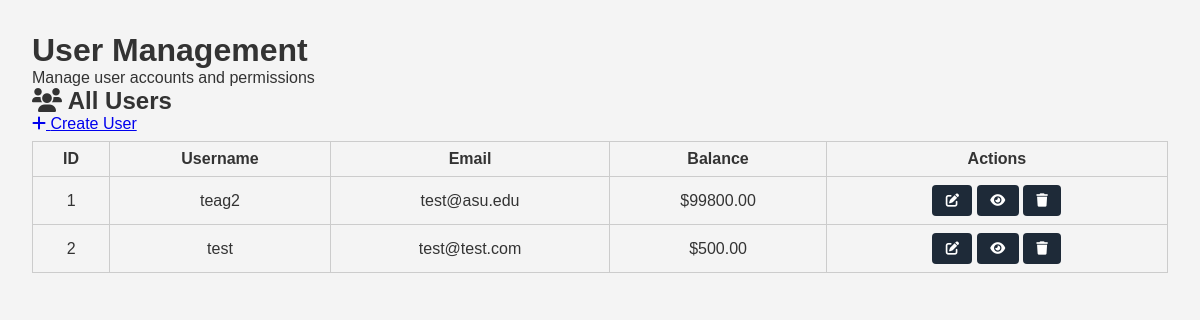
Before: /admin/users with the older database file.
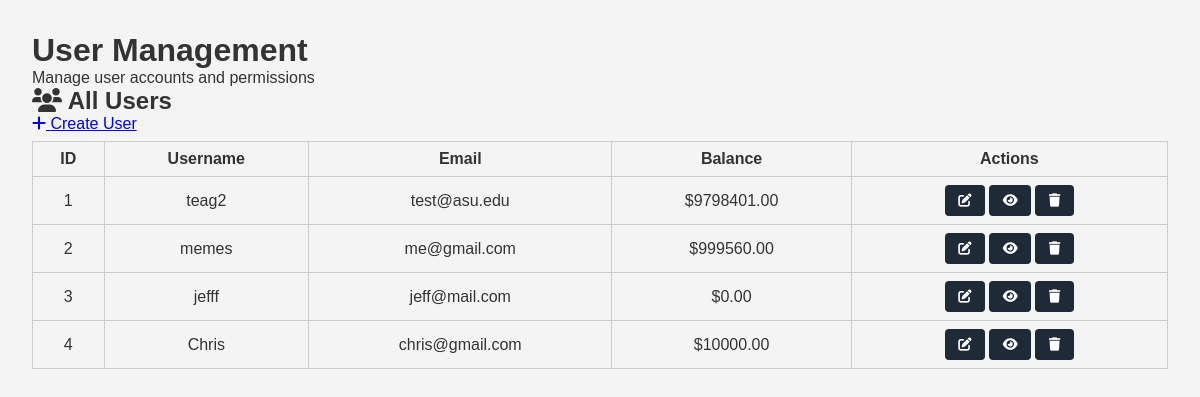
After: the same page with the newer database file.
### tables this page shows
CREATE TABLE users (
    user_id INTEGER PRIMARY KEY AUTOINCREMENT,
    username TEXT NOT NULL UNIQUE,
    email TEXT NOT NULL UNIQUE,
    balance REAL DEFAULT 0.0
);

### app.py (the view)
@app.route('/admin/users')
def admin_users():
    conn = get_db_connection()
    users = conn.execute('SELECT user_id, username, email, balance FROM users').fetchall()
    conn.close()
    return render_template('admin_users.html', users=users)

### app.py (called while the page is built)
def get_db_connection():
    conn = sqlite3.connect(DB_NAME)
    conn.row_factory = sqlite3.Row
    return conn

### templates/admin_users.html (shortened to what this page needs)
<!DOCTYPE html>
<html lang="en">
<head>
  <link rel="stylesheet" href="{{ url_for('static', filename='styles.css') }}">
  <link href="https://cdnjs.cloudflare.com/ajax/libs/font-awesome/6.0.0/css/all.min.css" rel="stylesheet">
</head>
<body>
  <main class="dashboard-container">
    <div class="welcome-section">
      <h1>User Management</h1>
      <p>Manage user accounts and permissions</p>
    </div>
    <div class="content-grid">
      <div class="card">
        <div class="card-header">
          <h2><i class="fas fa-users"></i> All Users</h2>
          <div class="card-actions">
            <a href="{{ url_for('admin_user_create') }}" class="btn btn-primary">
              <i class="fas fa-plus"></i> Create User
            </a>
          </div>
        </div>
        <div class="card-content">
          {% if users %}
            <div class="users-table">
              <table>
                <thead>
                  <tr>
                    <th>ID</th>
                    <th>Username</th>
                    <th>Email</th>
                    <th>Balance</th>
                    <th>Actions</th>
                  </tr>
                </thead>
                <tbody>
                  {% for user in users %}
                    <tr>
                      <td>{{ user.user_id }}</td>
                      <td class="username-cell">{{ user.username }}</td>
                      <td>{{ user.email }}</td>
                      <td class="balance-cell">${{ "%.2f"|format(user.balance) }}</td>
                      <td class="actions-cell">
                        <button class="btn-icon" title="Edit User">
                          <i class="fas fa-edit"></i>
                        </button>
                        <button class="btn-icon" title="View Details">
                          <i class="fas fa-eye"></i>
                        </button>
                        <button class="btn-icon" title="Delete User">
                          <i class="fas fa-trash"></i>
                        </button>
                      </td>
                    </tr>
                  {% endfor %}
                </tbody>
              </table>
            </div>
          {% endif %}
        </div>
      </div>
    </div>
  </main>
</body>
</html>

### static/styles.css (style rules this page uses)
* { margin: 0; padding: 0; box-sizing: border-box; font-family: Arial, sans-serif; }
body { background-color: #f4f4f4; color: #333; }
main { padding: 2em; }
button { padding: 0.6em 1em; border: none; background: #1e2a38; color: #fff; border-radius: 4px; cursor: pointer; }
table { width: 100%; border-collapse: collapse; margin-top: 0.5em; }
table, th, td { border: 1px solid #ccc; text-align: center; padding: 0.5em; }
* { margin:0;padding:0;box-sizing:border-box;font-family:Arial, sans-serif }
body { background:#f4f4f4;color:#333 }
main { padding:2em }

Changed rows visible on the page:
changed users "teag2": balance "99800.00" → "9798401.00"
changed users id 2: username "test" → "memes"; email "test@test.com" → "me@gmail.com"; balance "500.00" → "999560.00"
added users: user_id "3", username "jefff", email "jeff@mail.com", balance "0.00"
added users: user_id "4", username "Chris", email "chris@gmail.com", balance "10000.00"
